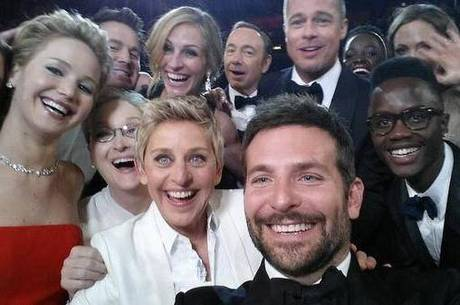
#> input picture imgens.jpg, 460 x 305 px, given in place of the camera
$ python face_blur.py
#> lines starting #> are read from the running program, lines starting #| are printed output that depends on the picture
# bibliotecas
import cv2
import os


# Lendo o xml
cascade = cv2.CascadeClassifier('haarcascade_frontalface_default1.xml')


def faceBlur(gray, frame):

    # Deteccao de face
    faces = cascade.detectMultiScale(gray, 1.1, 4)

    # Localizacao da face
    for (x, y, w, h) in faces:
        # ROI da face
        roi_frame = frame[y:y+h, x:x+w]

        # Filtro
        blur = cv2.GaussianBlur(roi_frame, (101, 101), 0)

        # Aplicacao do filtro
        frame[y:y+h, x:x+w] = blur

    return frame


cap = cv2.VideoCapture(0)

while True:
    ret, frame = cap.read()
#> frame is the input picture: shape (305, 460, 3); mean B, G, R 99.8, 97.3, 109.7

    gray = cv2.cvtColor(frame, cv2.COLOR_BGR2GRAY)
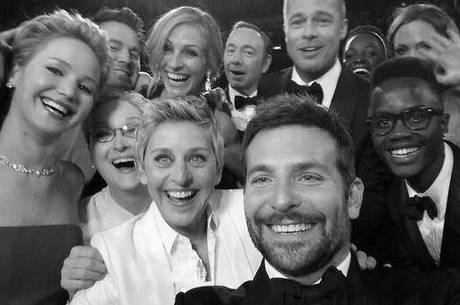
#> gray: shape (305, 460); min 0, max 255, mean 101.3
    blur = faceBlur(gray, frame)
#> in faceBlur, `faces = cascade.detectMultiScale(gray, 1.1, 4)`: faces = [[214, 29, 55, 55], [280, 1, 57, 57], [147, 27, 63, 63], [86, 104, 72, 72], [4, 41, 75, 75], [135, 123, 90, 90], [359, 85, 85, 85], [225, 127, 125, 125]]
#> the loop in faceBlur, `for (x, y, w, h) in faces:` made 8 passes
#> pass 1, in faceBlur, `roi_frame = frame[y:y+h, x:x+w]`:
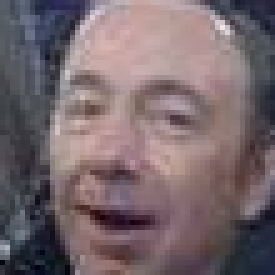
#> roi_frame: shape (55, 55, 3) (shown 5 times larger); mean B, G, R 107.8, 102.9, 118.3
#> pass 1, in faceBlur, `blur = cv2.GaussianBlur(roi_frame, (101, 101), 0)`:
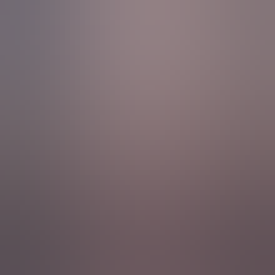
#> blur: shape (55, 55, 3) (shown 5 times larger); mean B, G, R 108.5, 103.8, 119.6
#> pass 2, in faceBlur, `roi_frame = frame[y:y+h, x:x+w]`:
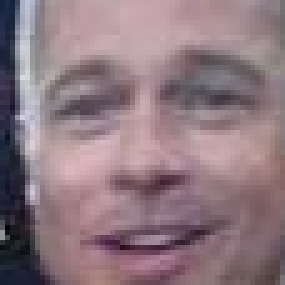
#> roi_frame: shape (57, 57, 3) (shown 5 times larger); mean B, G, R 128.4, 120.5, 142.8
#> pass 2, in faceBlur, `blur = cv2.GaussianBlur(roi_frame, (101, 101), 0)`:
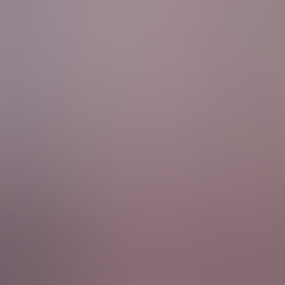
#> blur: shape (57, 57, 3) (shown 5 times larger); mean B, G, R 129.1, 121.3, 143.9
#> after the loop in faceBlur, `for (x, y, w, h) in faces:`:
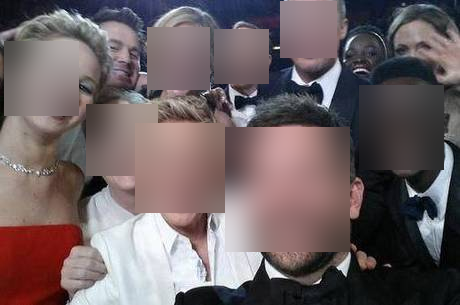
#> frame: shape (305, 460, 3); mean B, G, R 99.9, 97.4, 109.9
#> after the loop in faceBlur, `for (x, y, w, h) in faces:`:
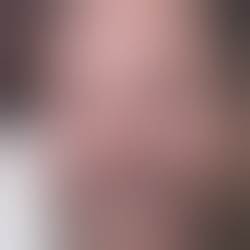
#> roi_frame: shape (125, 125, 3) (shown 2 times larger); mean B, G, R 120.3, 120.5, 151.4
    cv2.imshow('Video', blur)

    if cv2.waitKey(1) & 0xFF == ord('q'):
#> (key q is pressed here)
        break

cap.release()
cv2.destroyAllWindows()

$ run again, on pessoas.jpg
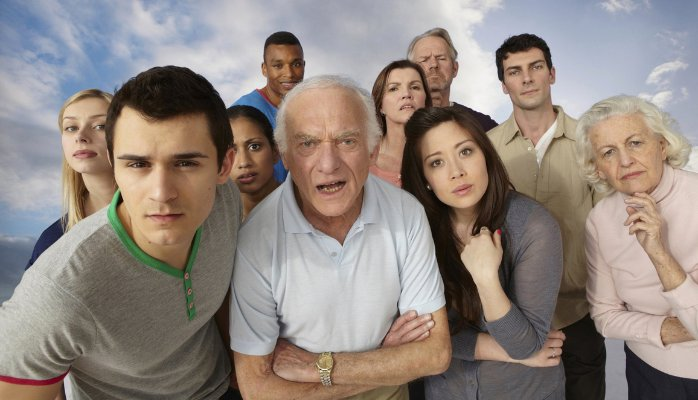
#> input picture pessoas.jpg, 698 x 400 px, given in place of the camera
#> frame is the input picture: shape (400, 698, 3); mean B, G, R 128.3, 134.8, 145.9
#> `gray = cv2.cvtColor(frame, cv2.COLOR_BGR2GRAY)`:
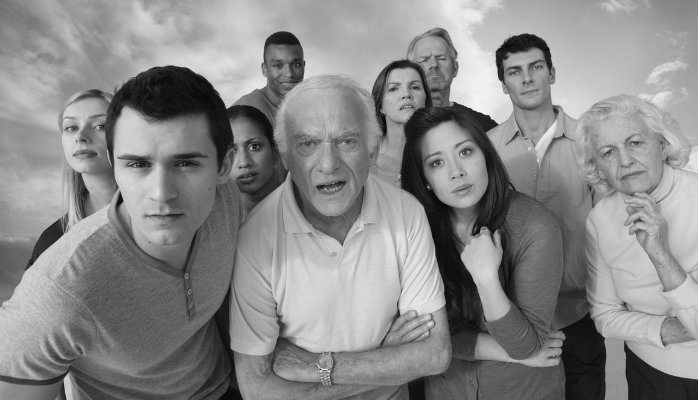
#> gray: shape (400, 698); min 2, max 252, mean 137.4
#> faces = [[418, 46, 34, 34], [260, 45, 51, 51], [496, 46, 61, 61], [377, 67, 55, 55], [613, 172, 54, 54], [216, 123, 61, 61], [414, 127, 78, 78], [225, 337, 58, 58], [49, 99, 72, 72], [589, 120, 71, 71], [279, 104, 99, 99], [102, 117, 124, 124]]
#> the loop in faceBlur, `for (x, y, w, h) in faces:` made 12 passes
#> after the loop in faceBlur, `for (x, y, w, h) in faces:`:
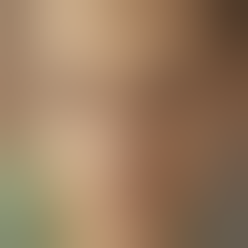
#> roi_frame: shape (124, 124, 3) (shown 2 times larger); mean B, G, R 95.2, 123.5, 152.5
